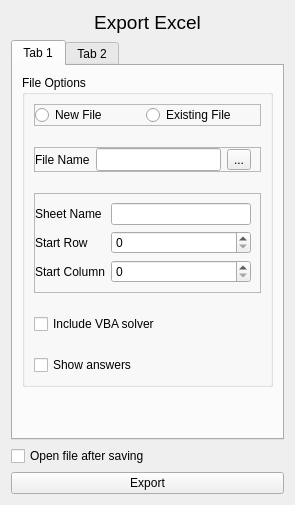
        <widget class="QWidget" name="page_4">
         <layout class="QVBoxLayout" name="verticalLayout_11">
          <item>
           <widget class="QLabel" name="label_64">
            <property name="font">
             <font>
              <pointsize>14</pointsize>
             </font>
            </property>
            <property name="text">
             <string>Export Excel</string>
            </property>
            <property name="alignment">
             <set>Qt::AlignCenter</set>
            </property>
           </widget>
          </item>
          <item>
           <widget class="QTabWidget" name="tabWidget_4">
            <property name="currentIndex">
             <number>0</number>
            </property>
            <widget class="QWidget" name="tab_8">
             <attribute name="title">
              <string>Tab 1</string>
             </attribute>
             <layout class="QVBoxLayout" name="verticalLayout_12">
              <item>
               <widget class="QGroupBox" name="groupBox_7">
                <property name="title">
                 <string>File Options</string>
                </property>
                <layout class="QVBoxLayout" name="verticalLayout_10">
                 <property name="spacing">
                  <number>21</number>
                 </property>
                 <item>
                  <widget class="QFrame" name="frame_16">
                   <property name="frameShape">
                    <enum>QFrame::StyledPanel</enum>
                   </property>
                   <property name="frameShadow">
                    <enum>QFrame::Raised</enum>
                   </property>
                   <layout class="QHBoxLayout" name="horizontalLayout_10">
                    <property name="leftMargin">
                     <number>0</number>
                    </property>
                    <property name="topMargin">
                     <number>0</number>
                    </property>
                    <property name="bottomMargin">
                     <number>0</number>
                    </property>
                    <item>
                     <widget class="QRadioButton" name="radioButton_9">
                      <property name="font">
                       <font>
                        <pointsize>9</pointsize>
                       </font>
                      </property>
                      <property name="text">
                       <string>New File</string>
                      </property>
                     </widget>
                    </item>
                    <item>
                     <widget class="QRadioButton" name="radioButton_10">
                      <property name="font">
                       <font>
                        <pointsize>9</pointsize>
                       </font>
                      </property>
                      <property name="text">
                       <string>Existing File</string>
                      </property>
                     </widget>
                    </item>
                   </layout>
                  </widget>
                 </item>
                 <item>
                  <widget class="QFrame" name="frame_17">
                   <property name="frameShape">
                    <enum>QFrame::StyledPanel</enum>
                   </property>
                   <property name="frameShadow">
                    <enum>QFrame::Raised</enum>
                   </property>
                   <layout class="QGridLayout" name="gridLayout_6">
                    <property name="leftMargin">
                     <number>0</number>
                    </property>
                    <property name="topMargin">
                     <number>0</number>
                    </property>
                    <property name="bottomMargin">
                     <number>0</number>
                    </property>
                    <item row="0" column="0">
                     <widget class="QLabel" name="label_29">
                      <property name="font">
                       <font>
                        <pointsize>9</pointsize>
                       </font>
                      </property>
                      <property name="text">
                       <string>File Name</string>
                      </property>
                     </widget>
                    </item>
                    <item row="0" column="1">
                     <widget class="QLineEdit" name="filenamexl">
                      <property name="font">
                       <font>
                        <pointsize>10</pointsize>
                       </font>
                      </property>
                     </widget>
                    </item>
                    <item row="0" column="2">
                     <widget class="QToolButton" name="save_btn_xl">
                      <property name="text">
                       <string>...</string>
                      </property>
                     </widget>
                    </item>
                   </layout>
                  </widget>
                 </item>
                 <item>
                  <widget class="QFrame" name="frame_18">
                   <property name="frameShape">
                    <enum>QFrame::StyledPanel</enum>
                   </property>
                   <property name="frameShadow">
                    <enum>QFrame::Raised</enum>
                   </property>
                   <layout class="QFormLayout" name="formLayout_5">
                    <property name="leftMargin">
                     <number>0</number>
                    </property>
                    <item row="0" column="0">
                     <widget class="QLabel" name="sheetname">
                      <property name="text">
                       <string>Sheet Name</string>
                      </property>
                     </widget>
                    </item>
                    <item row="0" column="1">
                     <widget class="QLineEdit" name="sheet_name"/>
                    </item>
                    <item row="1" column="0">
                     <widget class="QLabel" name="label12">
                      <property name="text">
                       <string>Start Row</string>
                      </property>
                     </widget>
                    </item>
                    <item row="1" column="1">
                     <widget class="QSpinBox" name="startrow"/>
                    </item>
                    <item row="2" column="0">
                     <widget class="QLabel" name="label_32">
                      <property name="text">
                       <string>Start Column</string>
                      </property>
                     </widget>
                    </item>
                    <item row="2" column="1">
                     <widget class="QSpinBox" name="startcolumn"/>
                    </item>
                   </layout>
                  </widget>
                 </item>
                 <item>
                  <widget class="QCheckBox" name="includevba">
                   <property name="text">
                    <string>Include VBA solver</string>
                   </property>
                  </widget>
                 </item>
                 <item>
                  <widget class="QCheckBox" name="show_answers_xl">
                   <property name="text">
                    <string>Show answers</string>
                   </property>
                  </widget>
                 </item>
                </layout>
               </widget>
              </item>
              <item>
               <spacer name="verticalSpacer_2">
                <property name="orientation">
                 <enum>Qt::Vertical</enum>
                </property>
                <property name="sizeHint" stdset="0">
                 <size>
                  <width>20</width>
                  <height>40</height>
                 </size>
                </property>
               </spacer>
              </item>
             </layout>
            </widget>
            <widget class="QWidget" name="tab_9">
             <attribute name="title">
              <string>Tab 2</string>
             </attribute>
            </widget>
           </widget>
          </item>
          <item>
           <widget class="QCheckBox" name="open_file_xl">
            <property name="text">
             <string>Open file after saving</string>
            </property>
           </widget>
          </item>
          <item>
           <widget class="QPushButton" name="export_btn_xl">
            <property name="text">
             <string>Export</string>
            </property>
           </widget>
          </item>
         </layout>
        </widget>
